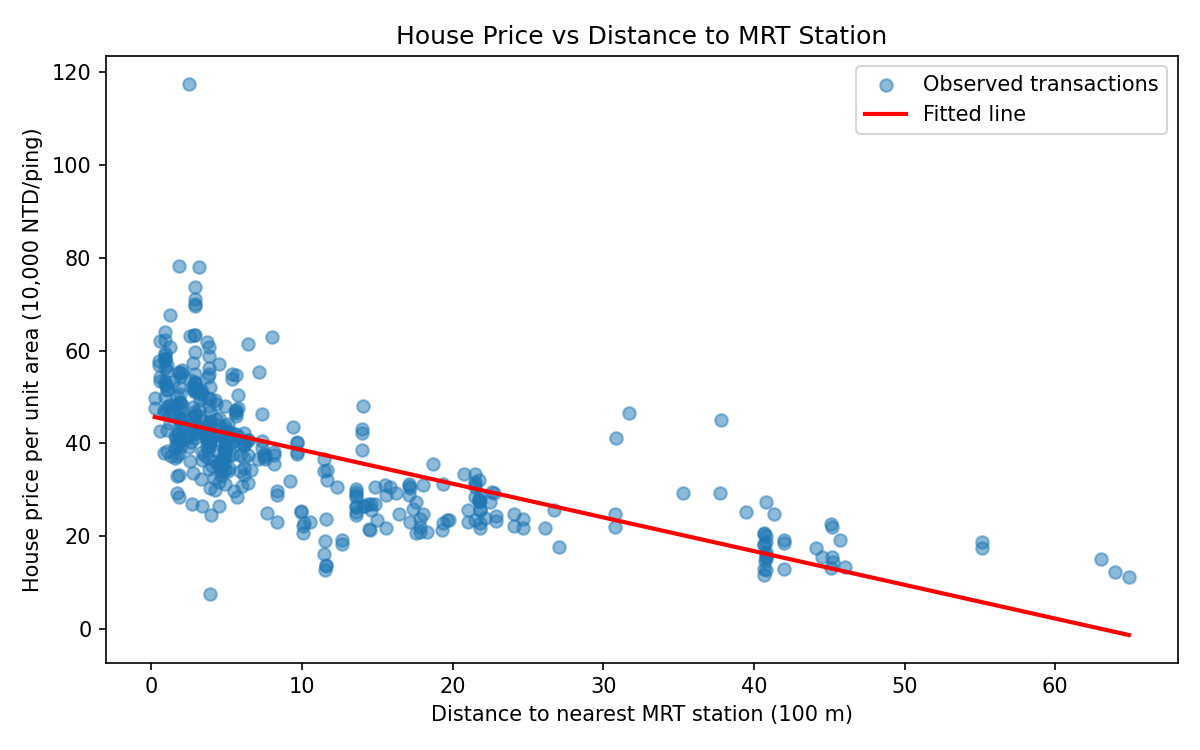

Python code for this plot:
#task number 1 . data sci
import pandas as pd
import matplotlib.pyplot as plt
from sklearn.linear_model import LinearRegression

homes = pd.read_csv("real_estate.csv")
homes["distance_100m"] = homes["X3 distance to the nearest MRT station"] / 100
X = homes[["distance_100m"]]
y = homes["Y house price of unit area"]

# (a) Fit linear regression on all 414 rows
model = LinearRegression()
model.fit(X, y)
print(f"Slope: {model.coef_[0]:.4f} price units per 100 m")
print(f"Intercept: {model.intercept_:.4f} price units")

# (b) Predict the price at 500 m (distance_100m = 5)
new_home = pd.DataFrame({"distance_100m": [5]})
print(f"Predicted price at 500 m: {model.predict(new_home)[0]:.2f} price units")

# (c) Plot observations and fitted line
plt.figure(figsize=(8, 5))
plt.scatter(X["distance_100m"], y, alpha=0.5, label="Observed transactions")
xs = pd.DataFrame({"distance_100m": sorted(X["distance_100m"])})
plt.plot(xs["distance_100m"], model.predict(xs), color="red", linewidth=2, label="Fitted line")
plt.xlabel("Distance to nearest MRT station (100 m)")
plt.ylabel("House price per unit area (10,000 NTD/ping)")
plt.title("House Price vs Distance to MRT Station")
plt.legend()
plt.tight_layout()
plt.savefig("task1_housing.png", dpi=150)
plt.show()
